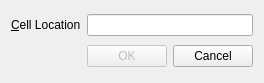
<?xml version="1.0" encoding="UTF-8"?>
<ui version="4.0">
 <class>GoToCellDialog</class>
 <widget class="QDialog" name="GoToCellDialog">
  <property name="geometry">
   <rect>
    <x>0</x>
    <y>0</y>
    <width>264</width>
    <height>83</height>
   </rect>
  </property>
  <property name="windowTitle">
   <string>Go to Cell</string>
  </property>
  <layout class="QVBoxLayout" name="verticalLayout">
   <item>
    <layout class="QHBoxLayout" name="horizontalLayout">
     <item>
      <widget class="QLabel" name="label">
       <property name="text">
        <string>&amp;Cell Location</string>
       </property>
       <property name="buddy">
        <cstring>lineEdit</cstring>
       </property>
      </widget>
     </item>
     <item>
      <widget class="QLineEdit" name="lineEdit"/>
     </item>
    </layout>
   </item>
   <item>
    <layout class="QHBoxLayout" name="horizontalLayout_2">
     <item>
      <spacer name="horizontalSpacer">
       <property name="orientation">
        <enum>Qt::Horizontal</enum>
       </property>
       <property name="sizeHint" stdset="0">
        <size>
         <width>40</width>
         <height>20</height>
        </size>
       </property>
      </spacer>
     </item>
     <item>
      <widget class="QPushButton" name="okButton">
       <property name="enabled">
        <bool>false</bool>
       </property>
       <property name="text">
        <string>OK</string>
       </property>
       <property name="default">
        <bool>true</bool>
       </property>
      </widget>
     </item>
     <item>
      <widget class="QPushButton" name="cancelButton">
       <property name="text">
        <string>Cancel</string>
       </property>
      </widget>
     </item>
    </layout>
   </item>
  </layout>
 </widget>
 <tabstops>
  <tabstop>lineEdit</tabstop>
  <tabstop>okButton</tabstop>
  <tabstop>cancelButton</tabstop>
 </tabstops>
 <resources/>
 <connections/>
</ui>
